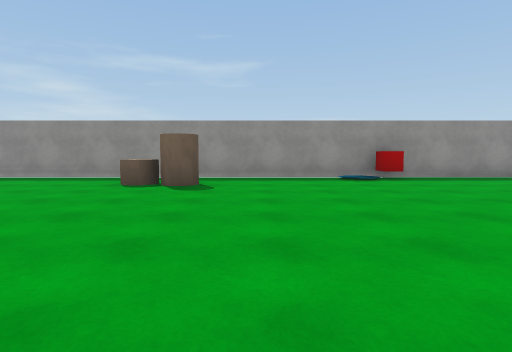
view 1 (above)

16 first-person views from a walk through a Unity game level. The camera is 1.2 m above the floor, tilts 4° down and sees 80° across. The floor is counted in squares, 2 m on a side. Each view is taken from the middle of a square. On the plan, view 1 faces up. The plan holds only what a view shows up to about 9 squares ahead; the rest is blank. Some animated figures are not drawn. Surface patterns are stand-ins for the level's own textures.

view 2
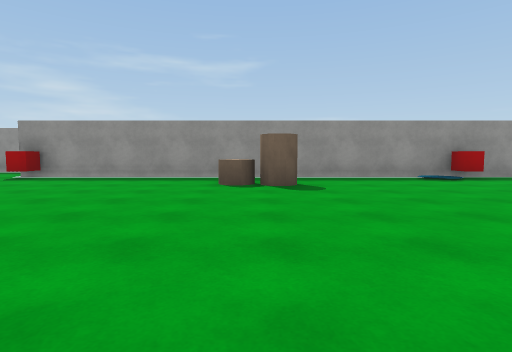

view 3
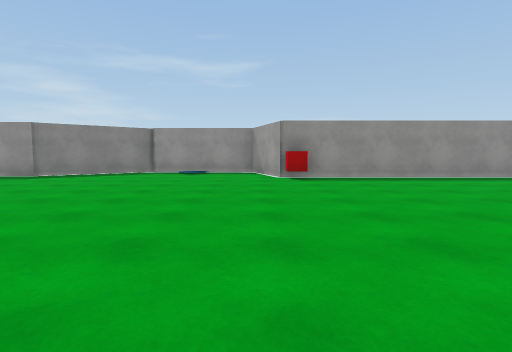

view 4
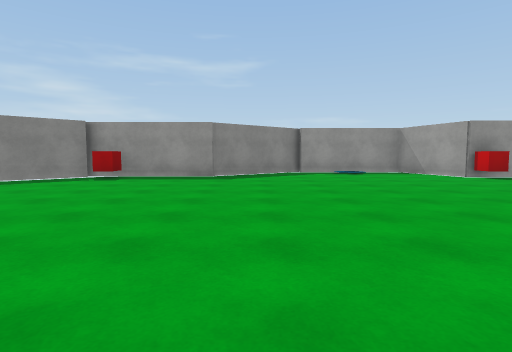

view 5
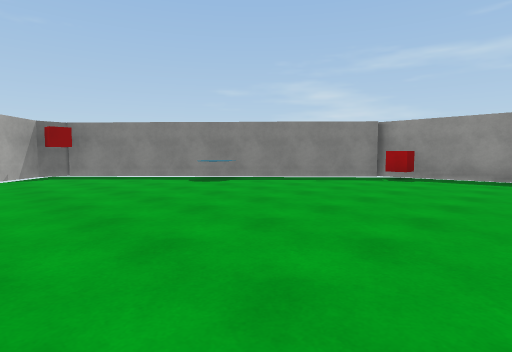

view 6
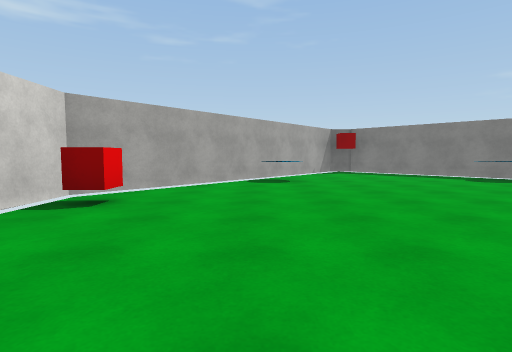

view 7
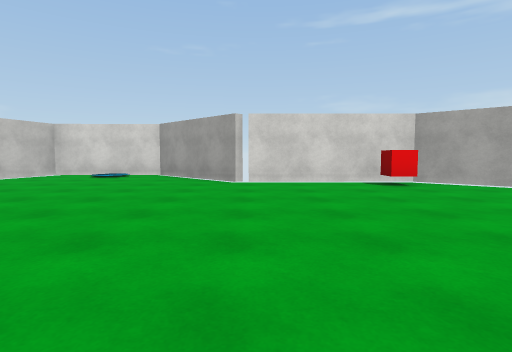

view 8
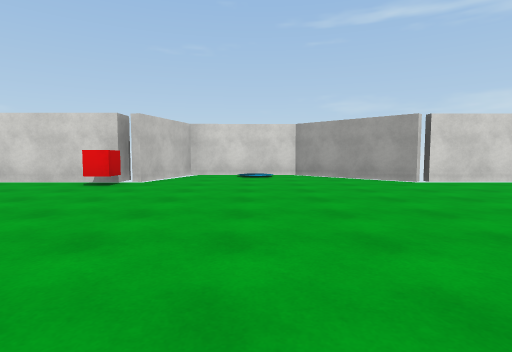

view 9
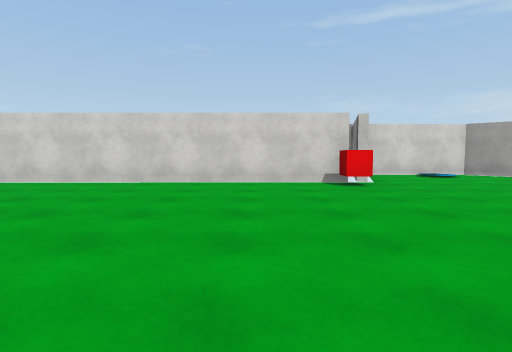

view 10
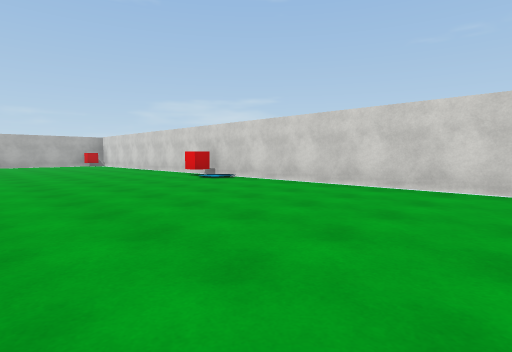

view 11
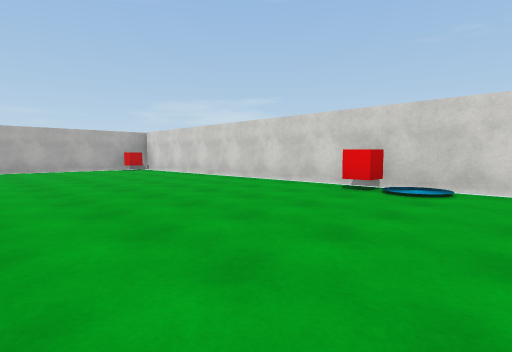

view 12
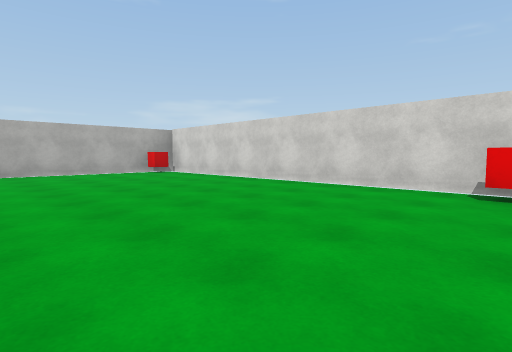

view 13
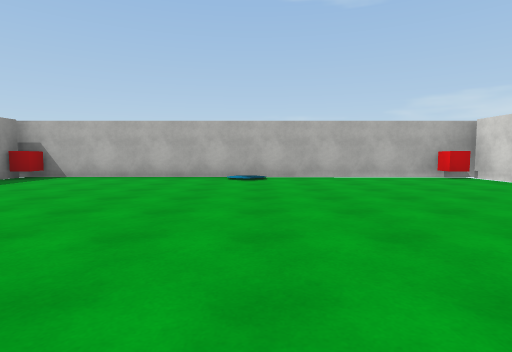

view 14
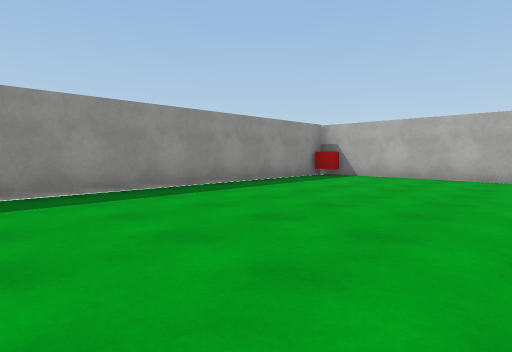

view 15
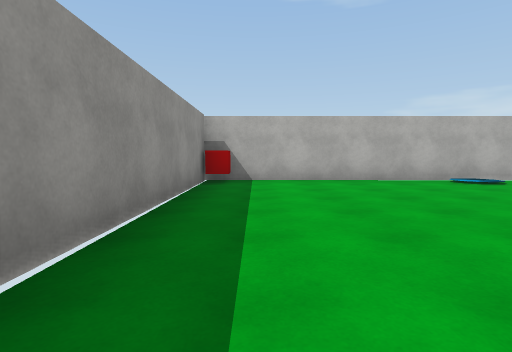

view 16
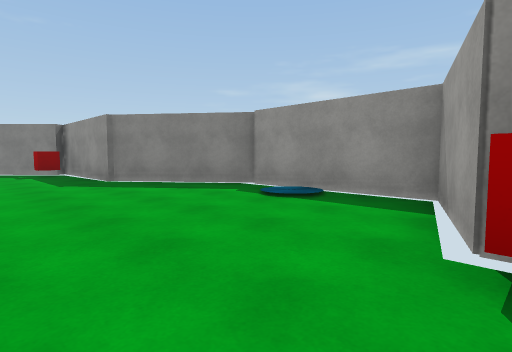

### Floor plan
Points are (right, up) in squares from view 1. A wall is a line through its corners. A room is listed if a view was taken in it or the views show most of it. See-through windows are left out.
Room 1 (views 1, 2, 3, 4, 5, 6, 7, 8, 9, 10, 11, 12, 13, 14, 15, 16)
walls: (-8, -4.4) (-8, -3.6) (12.9, -3.6); (-12.6, 10.6) (-15.4, 8.5) (-18.8, 8.5); (-18.5, 8.3) (-24.9, 2.3) (-24.9, 1.6) (-23.8, 0.7); (-23.1, 0.1) (-18.7, -3.6) (-14.6, -3.6) (-12.2, -6) (-9.1, -6) (-8.4, -3.6); (13.2, -3.9) (13.2, 8.2) (-8.3, 8.2) (-9.1, 10.5) (-12.5, 10.4)
objects: other object (-18, -3); other object (-18, 8); other object (-8, -3); other object (-2, 6); other object (3, -3); other object (13, 8)

Positions as (right, up) in squares from view 1, and headings:
1: (0, 0), facing up
2: (-2, 0), facing up
3: (-9, 0), facing up
4: (-14, 0), facing up
5: (-15, 0), facing up-left
6: (-14, -1), facing left
7: (-15, 3), facing down
8: (-11, 3), facing down
9: (-6, 3), facing down
10: (-4, 2), facing down-right
11: (1, 2), facing down-right
12: (3, 2), facing down-right
13: (5, 2), facing right
14: (5, 3), facing up-right
15: (6, 7), facing right
16: (-8, 6), facing up-left
